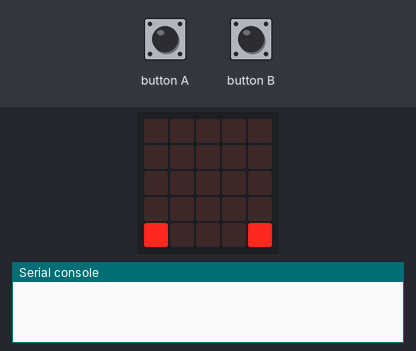
The program below on a simulated BBC micro:bit (MakeCode). Parts: the board's 5×5 LED display, the last lines printed to the serial console. Inputs (shaded band) come from the test bench. No radio messages arrive unless stated (any console line starting 'radio sent:' is added by the test bench); the interpreter's speed is modelled, so counts of loop turns are approximate.

Above: at 1.2 s.
1.3 s: button B pressed for 0.15 s
At 2.6 s:
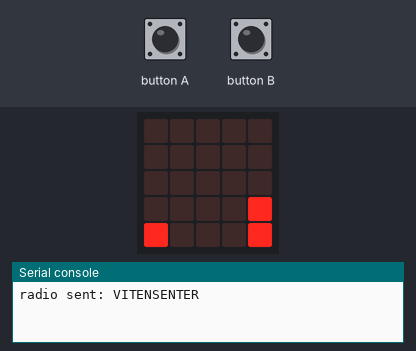
2.9 s: button A pressed for 0.15 s
At 3.9 s:
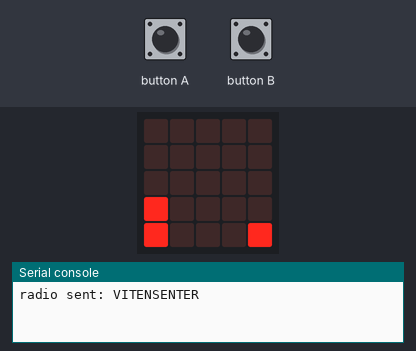
4.5 s: button A pressed for 0.15 s
At 5.1 s:
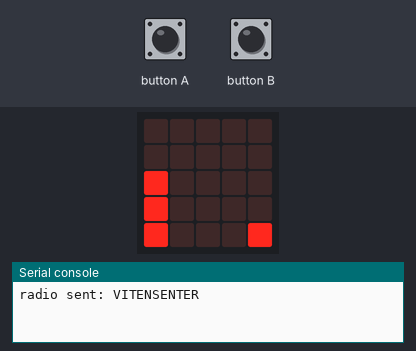
6.1 s: button B pressed for 0.15 s
At 7.4 s:
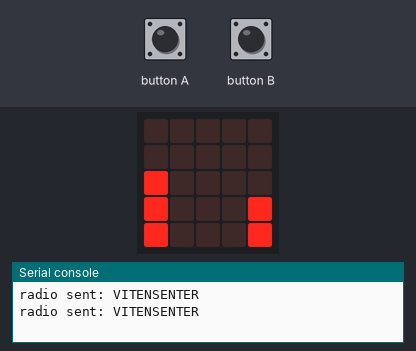
7.7 s: button B pressed for 0.15 s
At 8.8 s:
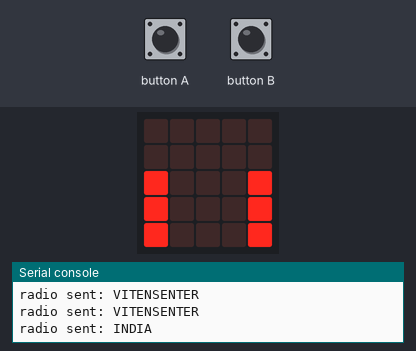
9.3 s: button B pressed for 0.15 s
At 10.0 s:
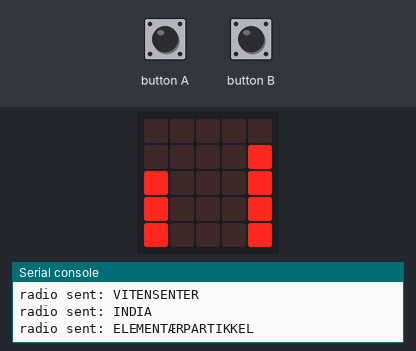
Timing chart, 0 to 11.9 s (numbered marks = the images above; inputs shaded):
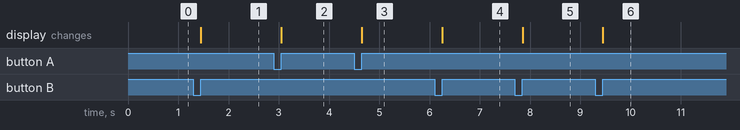

Measured:
- after the input at 1.3 s, the display: changes after 0.15 s (image 1)
- after the input at 2.9 s, the display: changes after 0.15 s (image 2)
- after the input at 4.5 s, the display: changes after 0.15 s (image 3)
- after the input at 6.1 s, the display: changes after 0.15 s (image 4)
- after the input at 7.7 s, the display: changes after 0.15 s (image 5)
- after the input at 9.3 s, the display: changes after 0.15 s (image 6)

The program:

main.ts
```typescript
//  --------------------------
//  STARTVERDIER
//  --------------------------
let gruppe_index = 0
let nivå_index = 0
//  --------------------------
//  KONFIGURASJON
//  --------------------------
let ko = ""
let rg = 0
let kodeord : string[] = []
let radiogruppe : number[][] = []
//  Radiogrupper per gruppe (index 0 = Gruppe 1). Hver liste har 5 nivåer.
radiogruppe = [[142, 125, 137, 112, 151], [149, 126, 138, 113, 159], [145, 127, 139, 114, 152], [146, 128, 132, 115, 153], [147, 129, 134, 116, 154], [148, 121, 136, 117, 157], [144, 123, 131, 118, 156], [141, 124, 135, 119, 158]]
//  Gruppe 1
//  Gruppe 2
//  Gruppe 3
//  Gruppe 4
//  Gruppe 5
//  Gruppe 6
//  Gruppe 7
//  Gruppe 8
//  Felles kodeord for nivå 1..5 (index 0 = nivå 1)
kodeord = ["VITENSENTER", "INDIA", "ELEMENTÆRPARTIKKEL", "NEWTON", "MASKINIST"]
radio.setGroup(radiogruppe[gruppe_index][nivå_index])
//  Vis startstatus
vis_led_display()
//  --------------------------
//  FUNKSJONER
//  --------------------------
function vis_led_display() {
    basic.clearScreen()
    let y = 0
    while (y < Math.min(gruppe_index + 1, 4)) {
        led.plot(0, 4 - y)
        y += 1
    }
    if (gruppe_index >= 4) {
        y = 0
        while (y < gruppe_index - 3) {
            led.plot(1, 4 - y)
            y += 1
        }
    }

    y = 0
    while (y < nivå_index + 1) {
        led.plot(4, 4 - y)
        y += 1
    }
}

input.onButtonPressed(Button.A, function on_button_pressed_a() {

    gruppe_index += 1
    if (gruppe_index > 7) {
        gruppe_index = 0
    }

    nivå_index = 0
    vis_led_display()
})
input.onButtonPressed(Button.B, function on_button_pressed_b() {

    rg = radiogruppe[gruppe_index][nivå_index]
    ko = kodeord[nivå_index]
    radio.setGroup(rg)
    radio.sendString("" + ko)
    nivå_index += 1
    if (nivå_index > 4) {
        nivå_index = 0
    }

    vis_led_display()
})
```

test.ts
```typescript
// testene settes inn her; disse vil ikke kompilert så lenge denne pakken blir brukt som en utvidelse.
```
